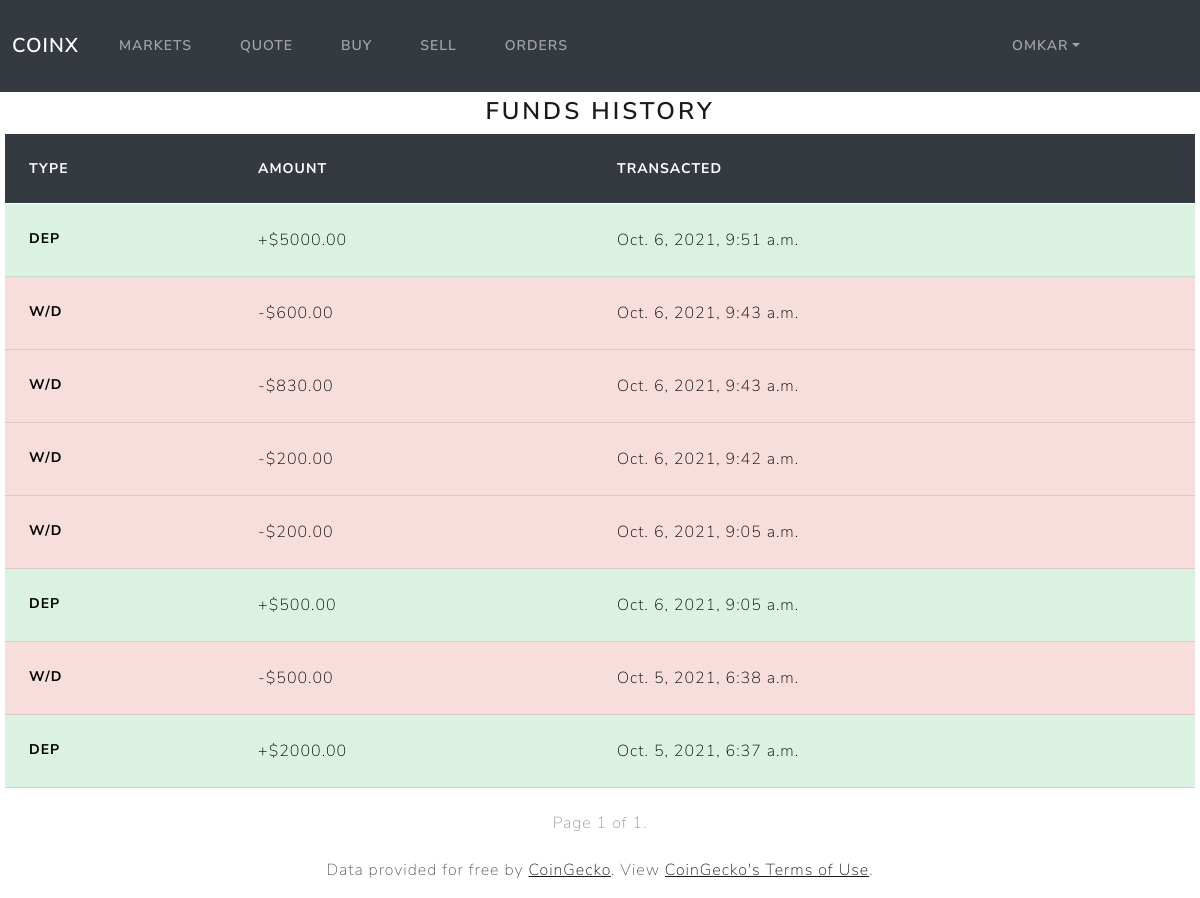
Page /history (signed in) on the committed database.
### exchange/models.py (models this page shows, shortened)
class User(AbstractUser):
    cash = models.DecimalField(max_digits=9, decimal_places=2, default=0)

class Wallet(models.Model):
    user = models.ForeignKey(
        User,
        on_delete=models.CASCADE,
        related_name="user_wallet"
    )
    type = models.CharField(max_length=3)
    transaction = models.DecimalField(max_digits=9, decimal_places=2)
    timestamp = models.DateTimeField(auto_now_add=True)
    class Meta:
        ordering = ['-timestamp']

### exchange/views.py (the view)
# urls.py: path("history", views.history, name="history"),
@login_required
def history(request):
    user = request.user
    history = Wallet.objects.filter(user=User.objects.get(pk=user.id))
    paginator = Paginator(history, 10)
    page_number = request.GET.get('page')
    page_obj = paginator.get_page(page_number)
    history = page_obj.object_list
    return render(request, "exchange/history.html", {
        "history": history,
        "page_obj": page_obj
    })

### exchange/templates/exchange/history.html (shortened to what this page needs)
{% extends "exchange/layout.html" %}
{% block body %}
    <h3 style="text-align: center;">Funds History</h3>
    <table class="table table-hover">
        <thead>
            <tr class="table-dark">
            <th scope="col">Type</th>
            <th scope="col">Amount</th>
            <th scope="col">Transacted</th>
            </tr>
        </thead>
        <tbody>
            {% for txn in history %}
                {% if txn.type == "DEP" %}
                    <tr class="table-success">
                        <th scope="row">{{ txn.type }}</th>
                        <td>+${{ txn.transaction }}</td>
                        <td>{{ txn.timestamp }}</td>
                    </tr>
                {% else %}
                    <tr class="table-danger">
                        <th scope="row">{{ txn.type }}</th>
                        <td>-${{ txn.transaction }}</td>
                        <td>{{ txn.timestamp }}</td>
                    </tr>
                {% endif %}
            {% empty %}
                <tr class="table-light">
                    <th scope="row">N/A</th>
                    <td>No orders yet</td>
                    <td>N/A</td>
                </tr>
            {% endfor %}
        </tbody>
    </table>
    <nav aria-label="Page navigation example">
        <ul class="pagination justify-content-center">
            <li class="page-item disabled">
                <a class="page-link" href="#" tabindex="-1" aria-disabled="true">Page {{ page_obj.number }} of {{ page_obj.paginator.num_pages }}.</a>
            </li>
        </ul>
    </nav>
{% endblock %}

### exchange/templates/exchange/layout.html (shortened to what this page needs)
{% load static %}
<!DOCTYPE html>
<html lang="en">
<head>
    <link href="{% static 'exchange/bootstrap.min.css' %}" rel="stylesheet">
</head>
<body>
    <nav class="navbar navbar-expand-lg navbar-dark bg-dark">
        <div class="container-fluid">
          <a class="navbar-brand" style="font-weight: 700px;" href="{% url 'index' %}">CoinX</a>
          <div class="collapse navbar-collapse" id="navbarColor02">
            <ul class="navbar-nav">
              <li class="nav-item">
                <a class="nav-link" href="{% url 'index' %}">Markets</a>
              </li>
              <li class="nav-item">
                <a class="nav-link" href="{% url 'quote' %}">Quote</a>
              </li>
              {% if user.is_authenticated %}
                <li class="nav-item">
                    <a class="nav-link" href="{% url 'buy' %}">Buy</a>
                </li>
                <li class="nav-item">
                    <a class="nav-link" href="{% url 'sell' %}">Sell</a>
                </li>
                <li class="nav-item">
                    <a class="nav-link" href="{% url 'orders' %}">Orders</a>
                </li>
              {% endif %}
            </ul>
            <ul class="navbar-nav ms-md-auto">
              {% if user.is_authenticated %}
                <li class="nav-item dropdown" style="margin-right: 100px;">
                    <a class="nav-link dropdown-toggle" data-bs-toggle="dropdown" href="#" role="button" aria-haspopup="true" aria-expanded="false">{{ user.username }}</a>
                </li>
              {% endif %}
            </ul>
          </div>
        </div>
    </nav>
    <div class="body" style="margin: 5px;">
        {% block body %}
        {% endblock %}
    </div>
    <footer style="text-align: center;">
      <p>Data provided for free by <a class="footer" href="https://www.coingecko.com/en">CoinGecko</a>. View <a class="footer" href="https://www.coingecko.com/en/api_terms">CoinGecko's Terms of Use</a>.</p>
    </footer>
</body>
</html>

### rows in the picture
User: username "OMKAR"
Wallet: type "DEP", transaction "5000.00", timestamp "Oct. 6, 2021, 9:51 a.m."
Wallet: type "W/D", transaction "600.00", timestamp "Oct. 6, 2021, 9:43 a.m."
Wallet: type "W/D", transaction "830.00", timestamp "Oct. 6, 2021, 9:43 a.m."
Wallet: type "W/D", transaction "200.00", timestamp "Oct. 6, 2021, 9:42 a.m."
Wallet: type "W/D", transaction "200.00", timestamp "Oct. 6, 2021, 9:05 a.m."
Wallet: type "DEP", transaction "500.00", timestamp "Oct. 6, 2021, 9:05 a.m."
Wallet: type "W/D", transaction "500.00", timestamp "Oct. 5, 2021, 6:38 a.m."
Wallet: type "DEP", transaction "2000.00", timestamp "Oct. 5, 2021, 6:37 a.m."

### other values in the picture
{{ page_obj.number }} "1"
{{ page_obj.paginator.num_pages }} "1"
